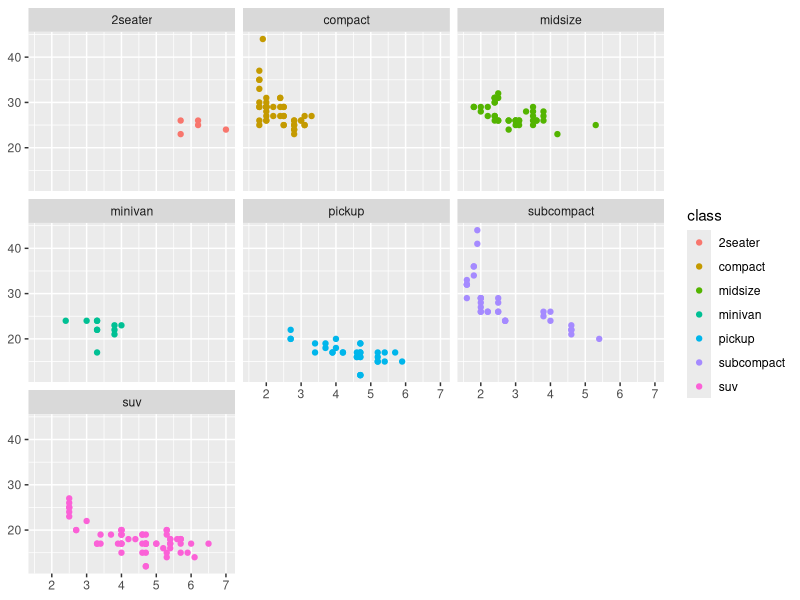
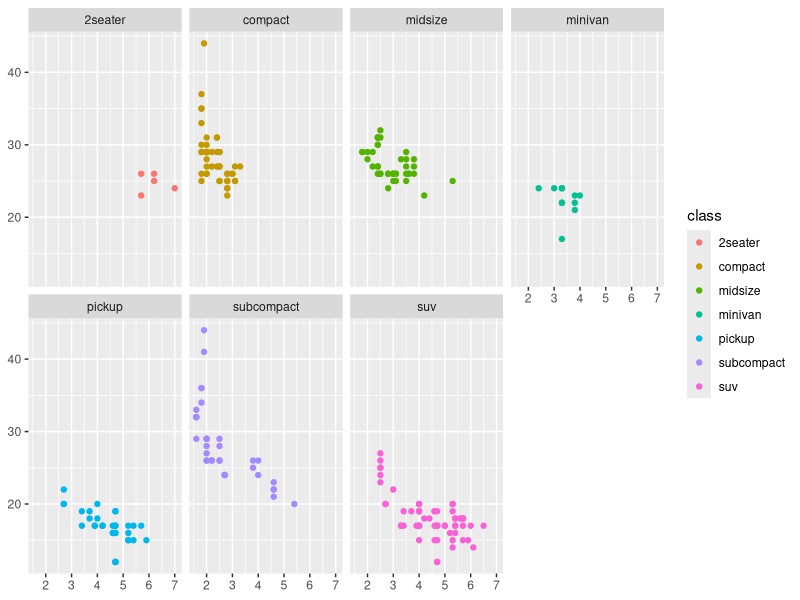
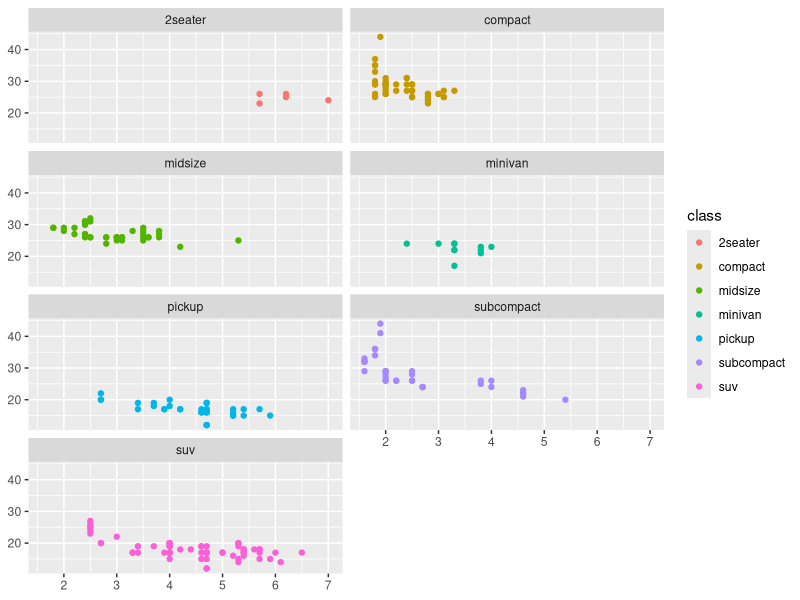
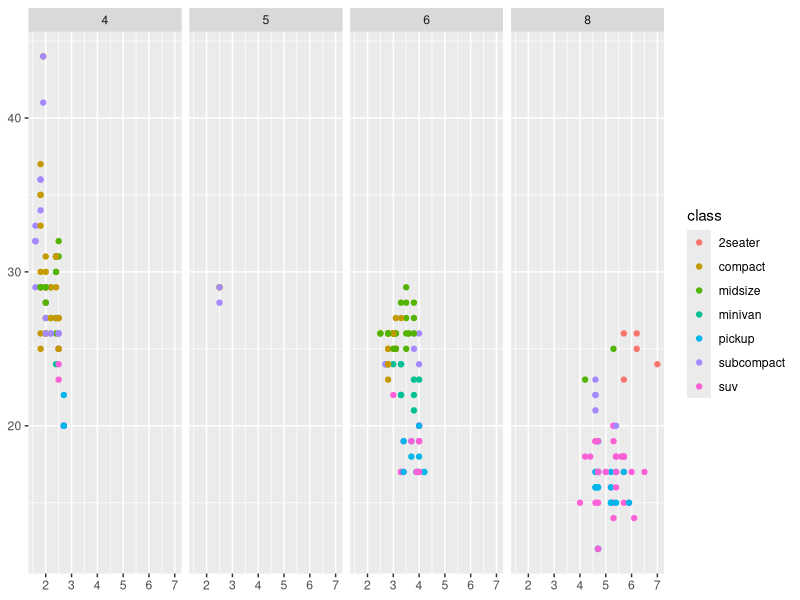
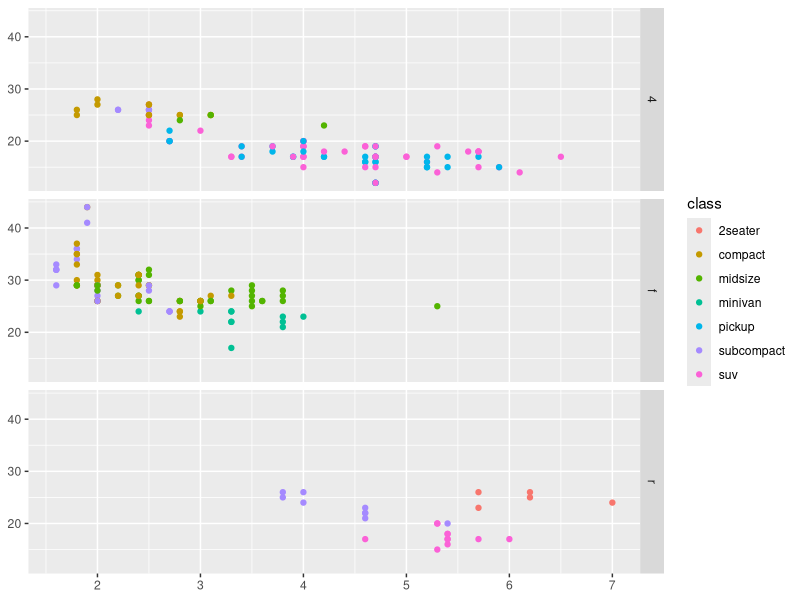
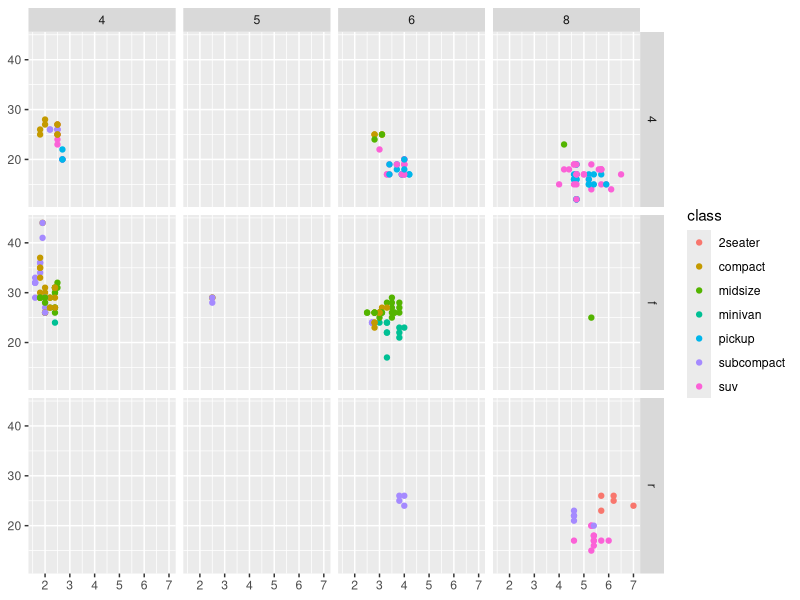
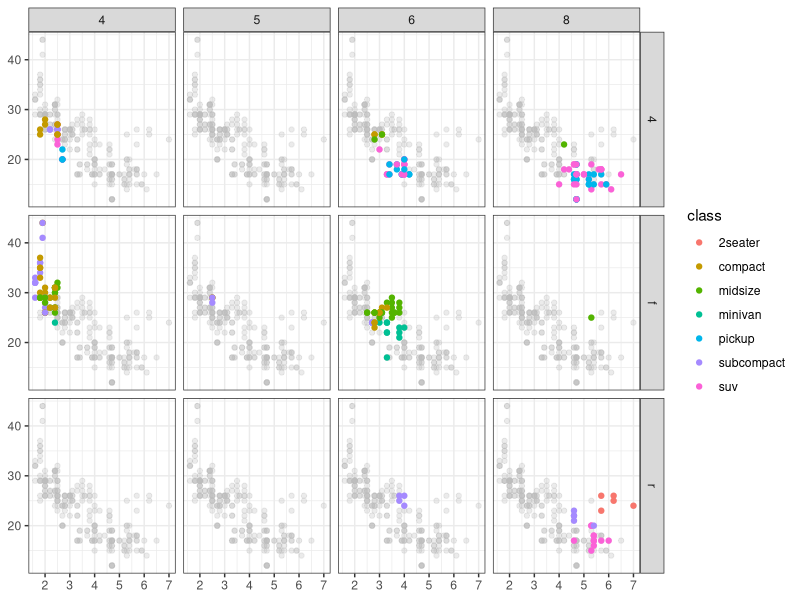
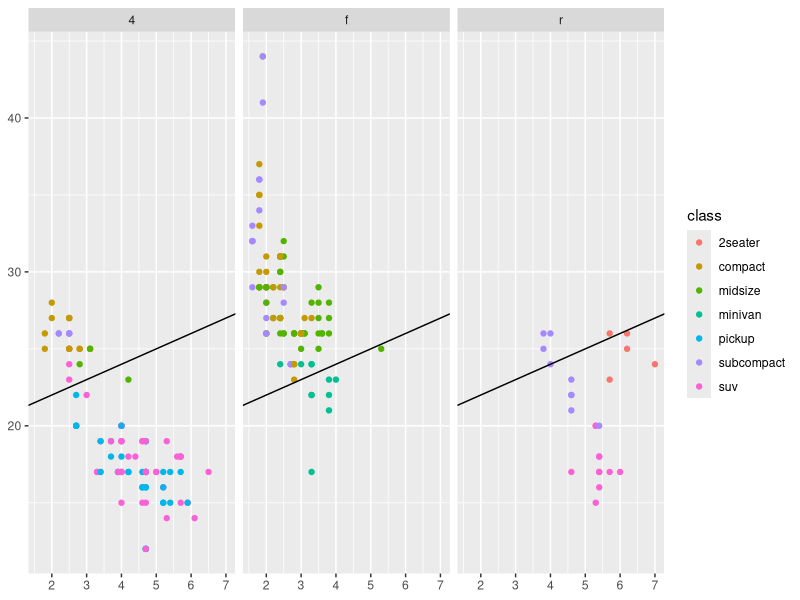

Write R code to recreate these figures, in order.
library(ggplot2)
base <- ggplot(mpg, aes(displ, hwy)) +geom_point(aes(colour = class)) + xlab(NULL) + ylab(NULL)

base + facet_wrap(~ class)

base + facet_wrap(~class, ncol = 4)
base + facet_wrap(~class, nrow = 4)

base + facet_grid(. ~ cyl)
base + facet_grid(drv ~ .)
base + facet_grid(drv ~ cyl) 
mpg2 <- mpg[,c(3,9)]
ggplot(mpg, aes(displ, hwy)) +
  xlab(NULL) + ylab(NULL) +
  facet_grid(drv ~ cyl) + 
  geom_point(data = mpg2, aes(x = displ, y = hwy), color = 'grey', alpha = 0.3) + 
  geom_point(aes(colour = class)) +
  theme_bw()

base + geom_abline(intercept = 20)+ facet_wrap(~drv)
base + geom_abline(intercept = 20)+ facet_wrap(~drv, scales = 'free')

base + facet_grid(drv ~ .,scales = 'free', space = 'free') 
